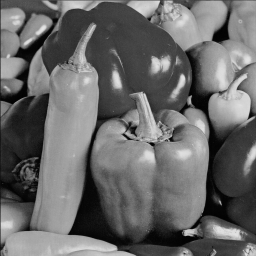
#> input picture HiddenMassage/05.tif, 256 x 256 px
$ python CrackTheCode.py
#> lines starting #> are read from the running program, lines starting #| are printed output that depends on the picture
import cv2
import numpy as np
import time
from matplotlib import pyplot as plt

#create a class for more readable of my code
class BitPlaneExtraction:

    def __init__(self, img_path):#constructor of BitPlaneExtraction class
#> called with img_path = '05.tif'
        self.img_path = img_path
        self.img = cv2.imread(img_path, 0)
#> self.img is the input picture: shape (256, 256); min 1, max 228, mean 104.7
        self.bitplanes = []
        for i in range(8):#split image to bitlanes
            Ib = np.uint8(cv2.bitwise_and(self.img, 2**i))
            self.bitplanes.append(Ib)
#> this loop made 8 passes
#> pass 1, in __init__, `Ib = np.uint8(cv2.bitwise_and(self.img, 2**i))`:
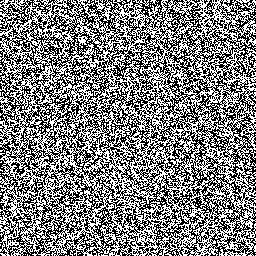
#> Ib: shape (256, 256); values 0 (black) and 1 (white), 50.2% white; black in thin lines or dots
#> pass 2, in __init__, `Ib = np.uint8(cv2.bitwise_and(self.img, 2**i))`:
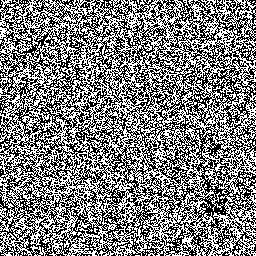
#> Ib: shape (256, 256); values 0 (black) and 2 (white), 49.8% white in thin lines or dots
#> pass 3, in __init__, `Ib = np.uint8(cv2.bitwise_and(self.img, 2**i))`:
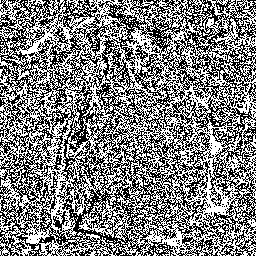
#> Ib: shape (256, 256); values 0 (black) and 4 (white), 50.7% white; black in thin lines or dots
#> after the loop, self.bitplanes = 8 items

    def extract_text(self):#method for extract secret message
        #create variables
        is_calculating = True
        row, col = 0, 0
        temp = ""
        #main loop is look all bits and translate it
        while is_calculating:
            time.sleep(0.01)#use time for more userfriendly output (doesn't need it)
            temp += str(self.bitplanes[0][row][col])#temp takes all bits in wanted order (strategy2)
            row += 1
            if row == 256:
                row = 0
                col += 1
            ascii_str = ''.join(chr(int(temp[i:i+8], 2)) for i in range(0, len(temp), 8))#translate 8bit to ascii
            if ascii_str[-1] == '#':#when it sees # it will stop
                is_calculating = False
            print(ascii_str)
#> this loop made 528 passes
#> temp on passes 1 to 3: '0', '00', '001'
#> after the loop, col = 2; row = 16

#use this for more readability
if __name__ == "__main__":
    text_extractor = BitPlaneExtraction("05.tif")
    text_extractor.extract_text()
